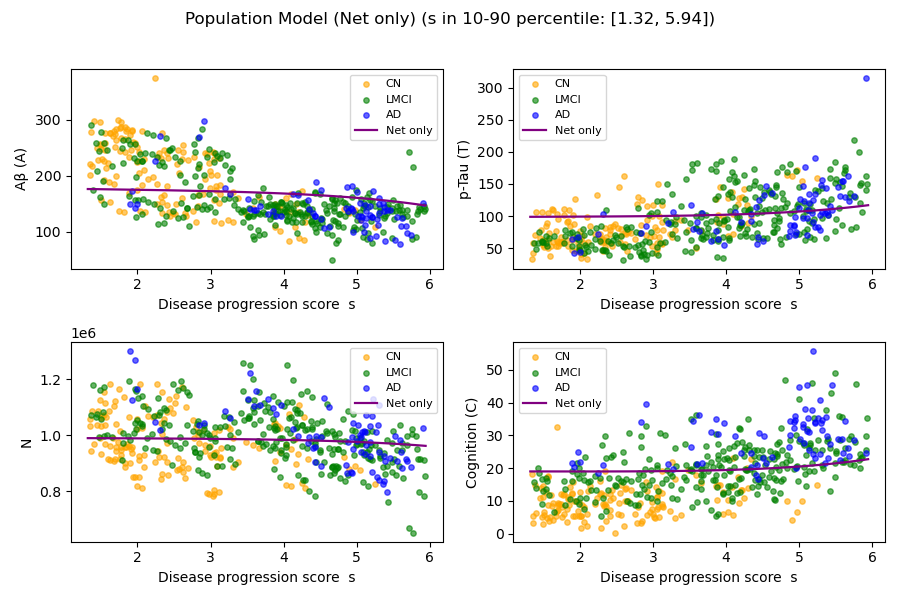

Generate this figure with Python:
import torch
import torch.nn as nn
import torch.optim as optim
import matplotlib.pyplot as plt
import numpy as np
import torch.nn.functional as F
import pccmnn as pc
from torch.utils.data import Dataset, DataLoader
from datetime import datetime

# ------------------ 加载数据 ------------------
csf_dict = pc.load_csf_data()
print("Number of valid patients:", len(csf_dict))

patient_data = {}
for pid, sample in csf_dict.items():
    t = torch.from_numpy(sample[:, 0]).float()            # 年龄
    y = torch.from_numpy(sample[:, 1:5]).float()          # biomarker A/T/N/C
    patient_data[pid] = {"t": t, "y": y, "y0": y[0].clone()}


class Gaussian(nn.Module):
    def __init__(self):
        super().__init__()

    def forward(self, x):
        return torch.exp(-torch.pow(x, 2))


# ---------- 计算y的分位数并保存为全局变量B, C, D ----------
all_y_data = torch.cat([dat['y'] for dat in patient_data.values()], dim=0)
B = torch.quantile(all_y_data, 0.05, dim=0)
C = torch.quantile(all_y_data, 0.50, dim=0)
D = torch.quantile(all_y_data, 0.95, dim=0)

Message = f"FNN-only model with fixed pretrained DPS parameters."
name = 'sf'


class ODEModel(nn.Module):
    def __init__(self, hidden_dim=64, num_layers=3):
        super().__init__()
        layers = []
        input_dim = 4
        output_dim = 4
        dims = [input_dim] + [hidden_dim] * (num_layers - 1) + [output_dim]
        for i in range(len(dims) - 2):
            layers.append(nn.Linear(dims[i], dims[i + 1]))
            layers.append(nn.ReLU())
        layers.append(nn.Linear(dims[-2], dims[-1]))
        layers.append(nn.Tanh())
        self.net = nn.Sequential(*layers)

    def f(self, y: torch.Tensor, s: torch.Tensor) -> torch.Tensor:
        return self.net(y)

    def _rk4_integrate(self, s_grid: torch.Tensor, y0: torch.Tensor, f_fn) -> torch.Tensor:
        ys = [y0]
        for i in range(1, len(s_grid)):
            h = s_grid[i] - s_grid[i - 1]
            y_i = ys[-1]

            k1 = f_fn(y_i, s_grid[i - 1])
            k2 = f_fn(y_i + 0.5 * h * k1, s_grid[i - 1])
            k3 = f_fn(y_i + 0.5 * h * k2, s_grid[i - 1])
            k4 = f_fn(y_i + h * k3, s_grid[i - 1])

            y_next = y_i + (h / 6.0) * (k1 + 2 * k2 + 2 * k3 + k4)
            ys.append(y_next)

        return torch.stack(ys)

    def forward(self, s_grid: torch.Tensor, y0: torch.Tensor) -> torch.Tensor:
        # 仅FNN动力学: dy/ds = net(y)
        return self._rk4_integrate(s_grid, y0, self.f)


def calculate_global_loss(model, s_global, y_global, sigma=None):
    # 从s=-10, y0=[0.1,0,0,0]开始预测
    y0_global = torch.tensor([0.1, 0, 0, 0])
    # 预测整个轨迹（仅FNN）
    y_pred_global = model(s_global, y0_global)
    loss = (y_pred_global - y_global) ** 2
    if sigma is not None:
        loss = loss * sigma
    return loss.mean()


class PatientDataset(Dataset):
    def __init__(self, pids):
        self.pids = pids

    def __len__(self):
        return len(self.pids)

    def __getitem__(self, idx):
        return self.pids[idx]


def fit_population(
    patient_data,
    n_adam=300,
    batch_size=128,
    opt_w_lr=1e-3,
    weighted_sampling=True,
    early_stop_patience=80,
    early_stop_threshold=0.001,
):
    sigma = torch.ones(4)

    # ---------- 初始化 ----------
    model = ODEModel(hidden_dim=64, num_layers=3)

    def weights_init(m):
        if isinstance(m, nn.Linear):
            nn.init.normal_(m.weight, mean=0, std=0.005)
            if m.bias is not None:
                nn.init.constant_(m.bias, 0)
    model.apply(weights_init)

    # --------- Minibatch Dataloader Setup -----------
    patient_pids = list(patient_data.keys())
    use_minibatch = batch_size < len(patient_pids)

    batch_iterator = None
    if use_minibatch and n_adam > 0:
        print(f"Using mini-batching with batch size {batch_size}.")
        dataset = PatientDataset(patient_pids)

        sampler = None
        if weighted_sampling:
            print("Using weighted sampling based on the number of time points per patient.")
            weights = [float(patient_data[pid]['t'].shape[0]) for pid in patient_pids]
            sampler = torch.utils.data.WeightedRandomSampler(weights, num_samples=n_adam * batch_size, replacement=True)

        dataloader = DataLoader(dataset, batch_size=batch_size, sampler=sampler, shuffle=(sampler is None))
        batch_iterator = iter(dataloader)

    stage_dict = pc.load_stage_dict()

    # 加载预训练的DPS参数
    try:
        ab = torch.load('dps.pth')
        print("Successfully loaded pretrained DPS parameters from dps.pth")
        for pid in ab:
            if 'theta' in ab[pid]:
                ab[pid]['theta'] = ab[pid]['theta'].detach().requires_grad_(False)
            else:
                alpha, beta = ab[pid]
                ab[pid] = {'theta': alpha, 'beta': beta}
    except FileNotFoundError:
        print("Warning: dps.pth not found. Computing a,b from age to stage mapping.")
        ab = {}
        for pid, dat in patient_data.items():
            stage = stage_dict.get(pid, 'Other')
            t = dat['t']
            if stage == 'CN':
                s_range = (-10.0, 0.0)
            elif stage == 'LMCI':
                s_range = (0.0, 10.0)
            elif stage == 'AD':
                s_range = (10.0, 20.0)
            else:
                s_range = (-5.0, 5.0)
            t_min, t_max = t.min().item(), t.max().item()
            s_min, s_max = s_range[0], s_range[1]
            if abs(t_max - t_min) < 1e-6:
                a = 1.0
                b = s_min - a * t_min
            else:
                a = (s_max - s_min) / (t_max - t_min)
                b = s_min - a * t_min
            a = max(a, 1e-4)
            theta0 = torch.log(torch.tensor(a - 1e-4))
            theta1 = torch.tensor(b)
            ab[pid] = {'theta': torch.tensor([theta0.item(), theta1.item()], requires_grad=False)}

    # --------- 优化器 -----------
    opt_w = optim.Adam(model.parameters(), lr=opt_w_lr, weight_decay=1e-4)
    scheduler = optim.lr_scheduler.MultiStepLR(opt_w, milestones=list(range(60, 151)), gamma=0.99, last_epoch=-1)

    # --------- 训练循环 -----------
    training_stopped = False
    early_stop_counter = 0
    last_adam_loss = float('inf')
    adam_loss_history = []

    for it in range(n_adam):
        if use_minibatch:
            try:
                batch_pids = next(batch_iterator)
            except StopIteration:
                print("Batch iterator exhausted. This should not happen with the configured sampler.")
                continue
        else:
            batch_pids = patient_pids

        opt_w.zero_grad()
        # Convert tensor PIDs to integer for dict lookup
        batch_pids_list = [pid.item() for pid in batch_pids] if use_minibatch else batch_pids
        valid_pids_in_batch = [pid for pid in batch_pids_list if patient_data[pid]['t'].shape[0] >= 2]
        if not valid_pids_in_batch:
            continue

        all_s_values = []
        all_y_values = []
        for pid in valid_pids_in_batch:
            dat = patient_data[pid]
            a = F.softplus(ab[pid]['theta'][0]).item() + 1e-4
            b = ab[pid]['theta'][1]
            s_values = a * dat['t'] + b
            y_values = dat['y']
            all_s_values.append(s_values)
            all_y_values.append(y_values)

        s_global = torch.cat(all_s_values)
        y_global = torch.cat(all_y_values)
        s_global_sorted, sort_indices = torch.sort(s_global)
        y_global_sorted = y_global[sort_indices]

        s_5_percentile = torch.quantile(s_global_sorted, 0.05)
        s_95_percentile = torch.quantile(s_global_sorted, 0.95)
        mask = (s_global_sorted >= s_5_percentile) & (s_global_sorted <= s_95_percentile)
        s_global_filtered = s_global_sorted[mask]
        y_global_filtered = y_global_sorted[mask]

        loss_w = calculate_global_loss(model, s_global_filtered, y_global_filtered, sigma=sigma)

        adam_loss_history.append(loss_w.item())
        if len(adam_loss_history) > 30:
            adam_loss_history.pop(0)
        current_avg_loss = sum(adam_loss_history) / len(adam_loss_history)

        if last_adam_loss != float('inf'):
            relative_change = (last_adam_loss - current_avg_loss) / abs(last_adam_loss) if last_adam_loss != 0 else float('inf')
            if relative_change < early_stop_threshold:
                early_stop_counter += 1
            else:
                early_stop_counter = 0
        last_adam_loss = current_avg_loss

        if early_stop_counter >= early_stop_patience:
            print(f"Iter {it+1:02d}: Early stopping. Loss improvement < {early_stop_threshold*100:.1f}% for {early_stop_patience} steps.")
            break

        if torch.isnan(loss_w):
            print(f"Iter {it+1:02d}: Adam loss is NaN. Stopping training.")
            training_stopped = True
        else:
            loss_w.backward()
            opt_w.step()
            scheduler.step()

        if training_stopped:
            break

        with torch.no_grad():
            y0 = torch.tensor([0.1, 0, 0, 0])
            y_pred = model(s_global_filtered, y0)
            sigma = (y_pred - y_global_filtered) ** 2
            if torch.any(sigma):
                sigma = sigma.mean(dim=0)
            else:
                sigma = torch.ones(4)

        if (it + 1) % 50 == 0:
            print(f"iter {it+1:02d}/{n_adam} | Adam | Batch MSE={loss_w.item():.4f} | Avg MSE={current_avg_loss:.4f}")

    model.eval()
    return model


model = fit_population(patient_data)

try:
    torch.save(model.state_dict(), f'{name}.pth')
except Exception as e:
    print(f"Error saving model: {e}")


# ---------- 绘制人群四联图 (根据s的10%和90%分位数) -----------------
with torch.no_grad():
    # 收集所有患者的s值
    ab = torch.load('dps.pth')
    all_s_values = []
    for p in patient_data:
        a = F.softplus(ab[p]['theta'][0]).item() + 1e-4
        b = ab[p]['theta'][1]
        s_values = a * patient_data[p]['t'] + b
        all_s_values.append(s_values)

    all_s_flat = torch.cat(all_s_values)
    s_10_percentile = torch.quantile(all_s_flat, 0.10)
    s_90_percentile = torch.quantile(all_s_flat, 0.90)

    print(f"S value range: 10th percentile = {s_10_percentile:.2f}, 90th percentile = {s_90_percentile:.2f}")

    s_min = s_10_percentile
    s_max = s_90_percentile
    s_curve = torch.linspace(s_min, s_max, 100)

    keep = []
    for p in patient_data:
        a = F.softplus(ab[p]['theta'][0]).item() + 1e-4
        b = ab[p]['theta'][1]
        s_values = a * patient_data[p]['t'] + b
        if torch.any((s_values >= s_min) & (s_values <= s_max)):
            keep.append(p)

    stage_dict = pc.load_stage_dict()

    y0_pop = torch.tensor([0.1, 0, 0, 0])

    # 仅FNN轨迹
    y_curve_net = model(s_curve, y0_pop)
    y_curve_net = y_curve_net.detach().numpy()
    y_curve_net = pc.inv_nor(y_curve_net)

    TITLES = ['Aβ (A)', 'p-Tau (T)', 'N', 'Cognition (C)']

    fig2, axes = plt.subplots(2, 2, figsize=(9, 6))
    for k, ax in enumerate(axes.flat):
        # --- 分阶段准备散点数据 ---
        s_by_stage = {'CN': [], 'LMCI': [], 'AD': [], 'Other': []}
        y_by_stage = {'CN': [], 'LMCI': [], 'AD': [], 'Other': []}

        for p in keep:
            a = F.softplus(ab[p]['theta'][0]).item() + 1e-4
            b = ab[p]['theta'][1]
            stage = stage_dict.get(p, 'Other')
            if stage not in s_by_stage:
                stage = 'Other'

            s_values = a * patient_data[p]['t'] + b
            y_values = patient_data[p]['y'][:, k]

            mask = (s_values >= s_min) & (s_values <= s_max)
            if torch.any(mask):
                s_by_stage[stage].append(s_values[mask])
                y_by_stage[stage].append(y_values[mask])

        colors = {'CN': 'orange', 'LMCI': 'green', 'AD': 'blue', 'Other': 'grey'}
        for stage, s_points_list in s_by_stage.items():
            if s_points_list:
                s_all = torch.cat(s_points_list).numpy()
                y_all = torch.cat(y_by_stage[stage]).numpy()
                y_all = pc.inv_nor(y_all, k)
                ax.scatter(s_all, y_all, s=15, alpha=0.6, c=colors[stage], label=stage)

        ax.plot(s_curve, y_curve_net[:, k], lw=1.6, c='purple', label='Net only')

        ax.set_xlabel('Disease progression score  s')
        ax.set_ylabel(TITLES[k])
        ax.legend(fontsize=8)

    fig2.suptitle(f'Population Model (Net only) (s in 10-90 percentile: [{float(s_min):.2f}, {float(s_max):.2f}])')
    plt.tight_layout(rect=[0, 0, 1, 0.96])
    plt.savefig(f'{name}.png')
    plt.show()

    def eval_global_loss(y_pred, y_true):
        y_pred_t = torch.as_tensor(y_pred)
        return torch.mean((y_pred_t - y_true) ** 2)

    loss = 0
    with torch.no_grad():
        for pid in patient_data:
            a = F.softplus(ab[pid]['theta'][0]).item() + 1e-4
            b = ab[pid]['theta'][1]
            s = a * patient_data[pid]['t'] + b
            y_pred = model(s, patient_data[pid]['y0'])
            y_pred = y_pred.numpy()
            loss += eval_global_loss(y_pred, patient_data[pid]['y']) / len(y_pred)
        loss /= len(patient_data)

    current_time = datetime.now().strftime("%Y-%m-%d %H:%M:%S")
    output_filename = 'experiments.out'
    with open(output_filename, 'a') as f:
        f.write(name)
        f.write(f"Time: {current_time}\n")
        f.write(Message)
        f.write("Model structure:\n")
        f.write(str(model))
        f.write(f"MSE: {loss:.4f}")
